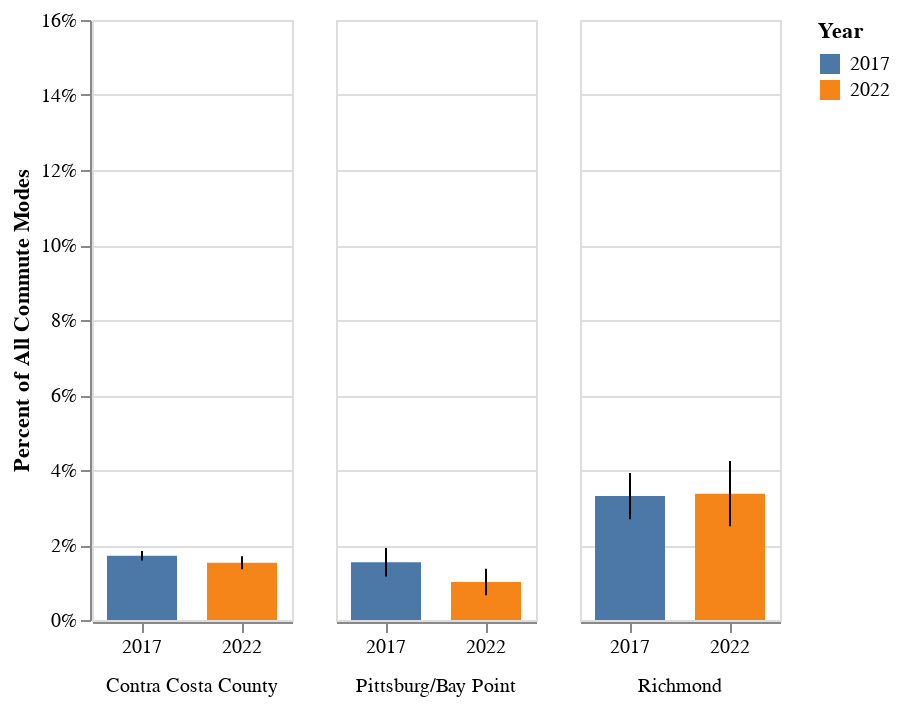

This figure's notebook cell:
### Code cell
# Bus
bus_chart = alt.Chart(dfc).mark_bar(size=35).encode(
    x=alt.X('year:N', title=None).axis(labelAngle=0),
    y=alt.Y('pct_bus:Q').scale(domain=(0,.15)).axis(format='%').title('Percent of All Commute Modes'),
    color=alt.Color('year:N').title('Year'),
    text=alt.Text('pct_bus:Q', format='.1%')
    #order = alt.Order('color_financial_recovery_sort_index:Q'),
).properties(width=100)

bus_errors = alt.Chart().mark_errorbar().encode(
    x='year:N',
    y=alt.Y('pct_bus:Q').scale(zero=False).title(''),
    yError='pct_bus_moe:Q'
)

alt.layer(bus_chart, bus_errors, data=dfc).facet(
    column=alt.Column("NAME:N", header=alt.Header(labelOrient='bottom')).title('')
)

### Figure 1 — Vega-Lite specification as saved in the notebook (floating-point values rounded to 4 significant figures)
{"config": {"view": {"continuousWidth": 300, "continuousHeight": 300}}, "data": {"name": "data-1095025d58b040c0990511c4a72ef59a"}, "facet": {"column": {"field": "NAME", "header": {"labelOrient": "bottom"}, "title": "", "type": "nominal"}}, "spec": {"layer": [{"mark": {"type": "bar", "size": 35}, "encoding": {"color": {"field": "year", "title": "Year", "type": "nominal"}, "text": {"field": "pct_bus", "format": ".1%", "type": "quantitative"}, "x": {"axis": {"labelAngle": 0}, "field": "year", "title": null, "type": "nominal"}, "y": {"axis": {"format": "%"}, "field": "pct_bus", "scale": {"domain": [0, 0.15]}, "title": "Percent of All Commute Modes", "type": "quantitative"}}}, {"mark": {"type": "errorbar"}, "encoding": {"x": {"field": "year", "type": "nominal"}, "y": {"field": "pct_bus", "scale": {"zero": false}, "title": "", "type": "quantitative"}, "yError": {"field": "pct_bus_moe"}}}], "width": 100}, "$schema": "https://vega.github.io/schema/vega-lite/v5.20.1.json", "datasets": {"data-1095025d58b040c0990511c4a72ef59a": [{"NAME": "Contra Costa County", "year": 2017, "pct_rail_all": 0.08594, "pct_rail_all_moe": 0.003425, "pct_bus": 0.01714, "pct_bus_moe": 0.001272}, {"NAME": "Contra Costa County", "year": 2022, "pct_rail_all": 0.05955, "pct_rail_all_moe": 0.003359, "pct_bus": 0.01527, "pct_bus_moe": 0.001726}, {"NAME": "Pittsburg/Bay Point", "year": 2017, "pct_rail_all": 0.08112, "pct_rail_all_moe": 0.01111, "pct_bus": 0.01539, "pct_bus_moe": 0.003807}, {"NAME": "Pittsburg/Bay Point", "year": 2022, "pct_rail_all": 0.05743, "pct_rail_all_moe": 0.0105, "pct_bus": 0.01016, "pct_bus_moe": 0.003542}, {"NAME": "Richmond", "year": 2017, "pct_rail_all": 0.1048, "pct_rail_all_moe": 0.01079, "pct_bus": 0.03305, "pct_bus_moe": 0.006155}, {"NAME": "Richmond", "year": 2022, "pct_rail_all": 0.0587, "pct_rail_all_moe": 0.01061, "pct_bus": 0.03367, "pct_bus_moe": 0.008699}]}}
